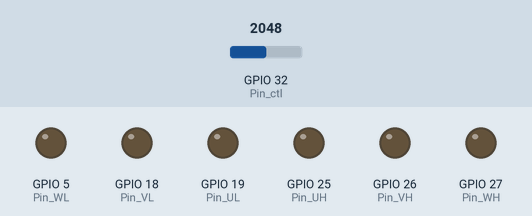
The sketch below on a simulated ESP32. Shown: output pins drawn as LEDs (lit = HIGH). Inputs (shaded band) come from the test bench; at power-on: GPIO 32 (Pin_ctl) = 2048. Random numbers use the default seed unless the sketch sets one; what the sketch prints to the serial monitor is not drawn.

Above: at 1.2 s.
1.3 s: GPIO 32 (Pin_ctl) set to 1530
2.8 s: GPIO 32 (Pin_ctl) set to 1442
At 3.05 s:
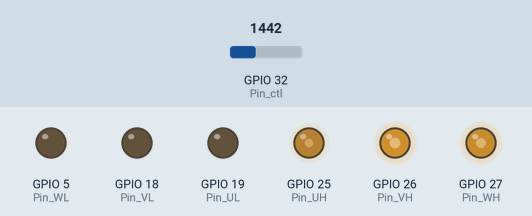
5.8 s: GPIO 32 (Pin_ctl) set to 491
At 6.51 s:
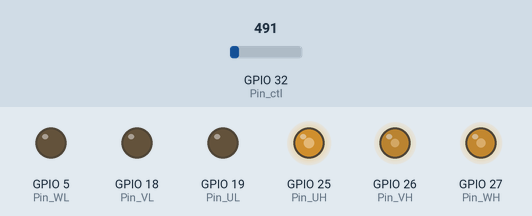
Timing chart, 0 to 17.8 s (numbered marks = the images above; inputs shaded):
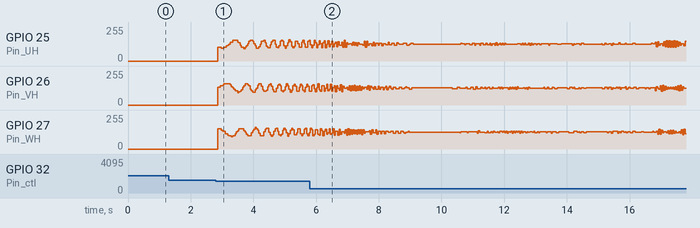

Measured:
- the behaviour switches between 1500 and 1499 on GPIO 32 (Pin_ctl) (found by bisection; images 0 and 1)
- after the input at 1.3 s, every drawn part: stays the same

The sketch:

3Phase-Compare.ino
```cpp
#include <math.h>
#include <soc/gpio_struct.h>
// 200.1Hzまで
#define DPHI_SIZE 2010  // 正弦波の周波数*10の値。速度に応じたsinの位相の変化量を格納する
#define FREQ_SIZE 3000
float speed_max = 200;

const uint32_t PHASE_FULL = pow(2, 31);  // 位相の最大値
const uint32_t PHASE_SIZE = pow(2, 11);  // 正弦波の解像度
// 正弦波pwm用のピン、制御ピン、ステータス表示ピン
const uint8_t Pin_UH = 25, Pin_UL = 19, Pin_VH = 26, Pin_VL = 18, Pin_WH = 27, Pin_WL = 5, Pin_ctl = 32;

float triValue[PHASE_SIZE];      // 比較用三角波配列(非同期モードで使用)
float sinValuesU_H[PHASE_SIZE];  // 三相の正弦波用配列の宣言
float sinValuesV_H[PHASE_SIZE];
float sinValuesW_H[PHASE_SIZE];

int randomValue[PHASE_SIZE];

hw_timer_t *timer1 = NULL;
portMUX_TYPE timerMux0 = portMUX_INITIALIZER_UNLOCKED;
const uint32_t timer_clk1 = 400000;  // 割り込み用タイマー1の周波数
int interruptFreq = 20000;           // 割り込み周波数

int sin_max = 512, tri_max = 2048;
volatile int sync_mode = 0;  // 回転モード-0:非同期、1 : 1パルス、3 : 3パルス、5 : 5パルス、9 : 9パルス
volatile float speed = 0;    // 正弦波の周波数
volatile uint8_t accel = 0;
volatile int tri_freq = 400;
volatile uint32_t sin_phase = 0;               // 正弦波の位相(V_H) 1 ~ 2^31
volatile uint32_t tri_phase = 0;               // 三角波の位相
int dPhi_sin[DPHI_SIZE], dPhi_tri[FREQ_SIZE];  // 位相の変化量

volatile boolean isStop = true;


// 割り込み関数
void IRAM_ATTR onTimer1() {
  if (speed > 0.01) {
    // 位相進める。
    sin_phase = sin_phase + dPhi_sin[int(speed * 10)];
    sin_phase = sin_phase & (PHASE_FULL - 1);  // 剰余の計算
    tri_phase = tri_phase + dPhi_tri[tri_freq];
    tri_phase = tri_phase & (PHASE_FULL - 1);

    // モードの判定、三角波の位相上書き
    if (sync_mode == 1){
      tri_phase = (sin_phase * sync_mode) & (PHASE_FULL - 1);
      // GPIO操作
      SwitchGPIO((float)sinValuesU_H[sin_phase >> 20] * sin_max, 0, Pin_UH);
      SwitchGPIO((float)sinValuesV_H[sin_phase >> 20] * sin_max, 0, Pin_VH);
      SwitchGPIO((float)sinValuesW_H[sin_phase >> 20] * sin_max, 0, Pin_WH);
    }
    else if (sync_mode != 0){
      tri_phase = (sin_phase * sync_mode) & (PHASE_FULL - 1);
      // GPIO操作
      SwitchGPIO((float)sinValuesU_H[sin_phase >> 20] * sin_max, (float)-triValue[tri_phase >> 20] * tri_max, Pin_UH);
      SwitchGPIO((float)sinValuesV_H[sin_phase >> 20] * sin_max, (float)-triValue[tri_phase >> 20] * tri_max, Pin_VH);
      SwitchGPIO((float)sinValuesW_H[sin_phase >> 20] * sin_max, (float)-triValue[tri_phase >> 20] * tri_max, Pin_WH);
    }
    else {
      // GPIO操作
      SwitchGPIO((float)sinValuesU_H[sin_phase >> 20] * sin_max + randomValue[sin_phase >> 20], (float)-triValue[tri_phase >> 20] * tri_max, Pin_UH);
      SwitchGPIO((float)sinValuesV_H[sin_phase >> 20] * sin_max + randomValue[sin_phase >> 20], (float)-triValue[tri_phase >> 20] * tri_max, Pin_VH);
      SwitchGPIO((float)sinValuesW_H[sin_phase >> 20] * sin_max + randomValue[sin_phase >> 20], (float)-triValue[tri_phase >> 20] * tri_max, Pin_WH);
    }
  }
  else{
    StopPWM();
  }
}
/*
void task1(void *pvParameters){
  while (1){
    Serial.println(speed);
    delay(200);
  }
}
*/
void setup() {
  Serial.begin(115200);
  //xTaskCreatePinnedToCore(task1,"task1",8192,NULL,1,NULL,0);
  pinMode(Pin_UH, OUTPUT);
  pinMode(Pin_UL, OUTPUT);
  pinMode(Pin_VH, OUTPUT);
  pinMode(Pin_VL, OUTPUT);
  pinMode(Pin_WH, OUTPUT);
  pinMode(Pin_WL, OUTPUT);
  pinMode(Pin_ctl, INPUT);
  // 三角波の値の配列 -0.5 ~ 0.5
  for (int i = 0; i < PHASE_SIZE; i++) {
    float valuefortri = (float)(2.0 / PHASE_SIZE) * i;
    if (valuefortri >= 1.5) {
      valuefortri = (float)valuefortri - 2.0;
    } else if (valuefortri > 0.5 && valuefortri < 1.5) {
      valuefortri = (float)1.0 - valuefortri;
    }
    triValue[i] = (float)valuefortri;
    randomValue[i] = random(-10,10);
  }

  // 3相のsinの値用の配列の作成 // -0.5 ~ 0.5
  for (int x = 0; x < PHASE_SIZE; x++) {
    float s = (float)(360.0 * x) / PHASE_SIZE;
    float valueU_H = (sin((s - 120.0) * DEG_TO_RAD) / 2.0);  // 正弦波
    float valueV_H = (sin((s)*DEG_TO_RAD) / 2.0);
    float valueW_H = (sin((s + 120.0) * DEG_TO_RAD) / 2.0);
    sinValuesU_H[x] = valueU_H;
    sinValuesV_H[x] = valueV_H;
    sinValuesW_H[x] = valueW_H;
  }

  for (int x = 0; x < DPHI_SIZE; x++) {
    dPhi_sin[x] = (float)((x / 10.0) * PHASE_FULL) / interruptFreq;
  }

  for (int x = 0; x < FREQ_SIZE; x++) {
    dPhi_tri[x] = x * (float)(PHASE_FULL / interruptFreq);
    //Serial.println(dPhi_tri[x]);
  }
  Serial.println("finished successfully");

  // タイマーの登録
  timer1 = timerBegin(timer_clk1);         // 使用するタイマー周波数
  timerAttachInterrupt(timer1, onTimer1);  //割り込み関数の登録
  timerAlarm(timer1, timer_clk1 / interruptFreq, true, 0);
  ChangeFreq(400);
}

void loop() {  //あとはcmdの実装だけ
  int cmd = analogRead(Pin_ctl);
  if (speed >= -0.09) {
    if (cmd >= 1500 && cmd <= 2500) { delay(40); }  // 定速
    else if (cmd < 500 && speed <= speed_max) {     // 力行
      speed += 0.1; accel = 3;
      //Serial.println("3+");
      delay(20);
      isStop = false;
    } else if (cmd < 1000 && speed <= speed_max) {
      speed += 0.1; accel = 2;
      //Serial.println("2+");
      delay(40);
    } else if (cmd < 1500 && speed <= speed_max) {
      if (speed == 0) {
        speed = 0.5;
      }
      speed += 0.1; accel = 1;
      //Serial.println("1+");
      delay(60);
    }

    else if (cmd > 3500 && speed > 0.01) {
      speed -= 0.1; accel = -3;
      //Serial.println("3-");
      delay(20);
    }  // 減速
    else if (cmd > 3000 && speed > 0.01) {
      speed -= 0.1; accel = -2;
      //Serial.println("2-");
      delay(40);
    } else if (cmd > 2500 && speed > 0.01) {
      speed -= 0.1; accel = -1;
      //Serial.println("1-");
      delay(60);
    } else {
      accel = 0;
      delay(40);
    }

    if (speed < speed_max) { JR207(speed); }  // 最高速度でPWMの更新が実行されると変な音の原因となる
    else {
      speed = speed_max;
    }  // 速度の矯正
  }

  if (speed <= 0.001) {

    speed = 0;
    isStop = true;
  }  // // 速度の矯正
  else if (speed <= speed_max) {
    isStop = false;
  }  //speed!=0
}

// 高速なGPIO操作をしたい
void SwitchGPIO(float sinV, float triV, int Pin) {
  if (sinV > triV) {
    GPIO.out_w1ts = 1 << Pin;
  } else {
    GPIO.out_w1tc = 1 << Pin;
  }
}

void ChangeFreq(int freq) {
  tri_freq = freq;
}

void StopPWM() {
  GPIO.out_w1tc = 1 << Pin_UH;
  GPIO.out_w1tc = 1 << Pin_UL;
  GPIO.out_w1tc = 1 << Pin_VH;
  GPIO.out_w1tc = 1 << Pin_VL;
  GPIO.out_w1tc = 1 << Pin_WH;
  GPIO.out_w1tc = 1 << Pin_WL;
}

void JR207(float speed) {
  //sin_max = 256 + speed * 10;
  if (speed > 0.1 && speed <= 10) {
    sync_mode = 0;
    ChangeFreq(365);
  } else if (speed > 10 && speed <= 30) {
    sync_mode = 15;
  } else if (speed > 30 && speed <= 43) {
    sync_mode = 9;
  } else if (speed > 43 && speed <= 52) {
    sync_mode = 5;
  } else if (speed > 52 && speed <= 60) {
    sync_mode = 3;
  } else if (speed > 60) {
    sync_mode = 1;
  }
}

void nagoyashi6000(float speed) {
  sin_max = 256 + speed * 10;
  if (speed > 0.1 && speed <= 15) {
    sync_mode = 0;
    ChangeFreq(400);
  } else if (speed > 15 && speed <= 35) {
    sync_mode = 45;
  } else if (speed > 35 && speed <= 60) {
    sync_mode = 27;
  } else if (speed > 60 && speed <= 100) {
    sync_mode = 15;
  } else if (speed > 100 && speed <= 120) {
    sync_mode = 9;
  } else if (speed > 120 && speed <= 135) {
    sync_mode = 5;
  } else if (speed > 135 && speed <= 155) {
    sync_mode = 3;
  } else if (speed > 155) {
    sync_mode = 1;
  }
}
```
